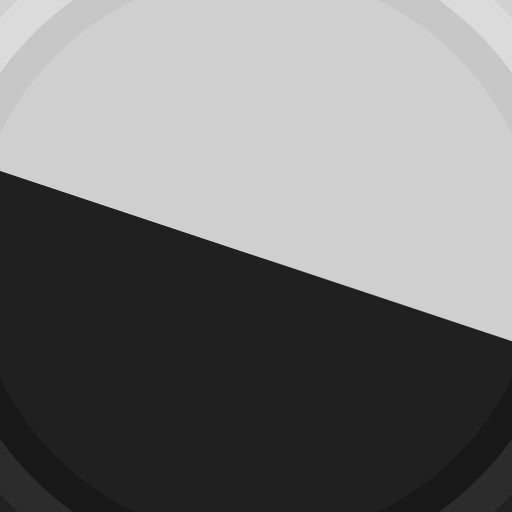
Frame 1 (no input)
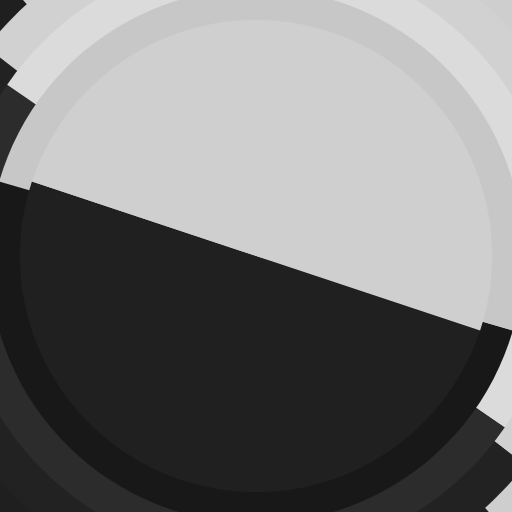
Frame 60 (no input)
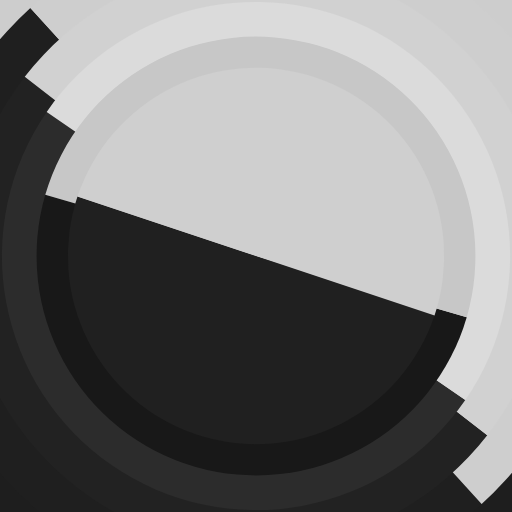
Frame 120 (the mouse pressed at the canvas centre since frame 60)

The p5.js sketch that drew these frames (run headless with seeded random() and noise() and a simulated clock; from frame 60 on, the mouse is pressed at the canvas centre):

// p5.js sketch
// ── sketch.js
const canvas_w = 512;
const canvas_h = 512;

const zoomers = [];
const n_zoomers = 10;

let p;
const r_scale = 1.11;

let noise_loop;


function setup() {
  createCanvas(canvas_w, canvas_h);
  p = createVector(width / 2, height / 2);

  noise_loop = new NoiseLoop(4, 1 / 2);

  let prev_r = width / 2;

  for (let i = 0; i < n_zoomers; i++) {
    const r = prev_r * r_scale;
    prev_r = r;

    const zoomer = new Zoomer(p, r, noise_loop.noise());
    zoomers.push(zoomer);
  }
}


function draw() {
  background(200);

  for (let i = zoomers.length - 1; i >= 0; i--) {
    const zoomer = zoomers[i];

    zoomer.update();
    zoomer.draw();

    if (zoomer.done) {
      zoomers.splice(i, 1);

      if (zoomers.length > 0) {
        const r = zoomers[zoomers.length - 1].r * r_scale;

        if (r > 5) {
          const zoomer = new Zoomer(p, r, noise_loop.noise());
          zoomers.push(zoomer);
        }
      }
    }
  }
}


class NoiseLoop {
  constructor(r, len) {
    this.r = r;
    this.len = len;
    this.a = 0;

    // assumes 60 fps and that noise is being called every frame
    this.da = TWO_PI / (60 * this.len);

    this.cx = random(100);
    this.cy = random(100);
  }

  noise() {
    const x = cos(this.a) * this.r + this.cx;
    const y = sin(this.a) * this.r + this.cy;
    const val = noise(x, y);

    this.a += this.da;
    
    if (this.a >= TWO_PI) {
      this.a -= TWO_PI
      // print('loop restart')
      background(255)
    }

    return val;
  }
}


class Zoomer {
  constructor(p, r, g) {
    this.p = p;

    this.r = r;
    this.dr = -0.8;

    this.angle = noise(g * 0.3) * TWO_PI;

    const b = 80
    this.black = noise(g * 5) * b;
    this.white = noise(g * 5) * b + (255 - b);

    this.done = false;
  }

  update() {
    if (this.done) {
      return;
    }

    this.r += this.dr;
    if (this.r <= 0) {
      this.done = true;
    }
  }

  draw() {
    if (this.done) {
      return;
    }

    push();
    noStroke();
    translate(this.p.x, this.p.y);
    rotate(this.angle);

    fill(this.black);
    arc(0, 0, this.r * 2, this.r * 2, PI, TWO_PI);

    fill(this.white);
    arc(0, 0, this.r * 2, this.r * 2, TWO_PI, PI);

    // ellipse(0, -this.r / 2, this.r, this.r);

    // fill(this.black);
    // ellipse(0, this.r / 2, this.r, this.r);

    pop();
  }
}
